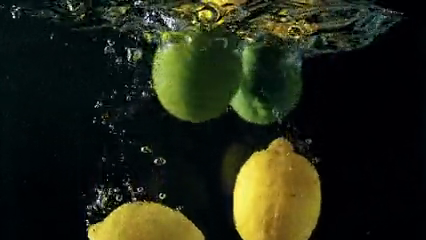
#> input picture frame 48 of video2.mp4, 426 x 240 px
$ python 1_detecting_color.py
#> lines starting #> are read from the running program, lines starting #| are printed output that depends on the picture; after the words box and inside, x2 and y2 are one past the last pixel; in counts of white or black regions, pixels touching at a corner belong together
### util.py
import numpy as np
import cv2


def get_limits(color):
    c = np.uint8([[color]])  # BGR 값을 numpy 배열로 만듬
    hsvC = cv2.cvtColor(c, cv2.COLOR_BGR2HSV) # BGR을 HSV로 변환

    hue = hsvC[0][0][0]  # hue 값 추출

    if hue >= 165:  # 빨간색 상한에 가까운 경우
        lowerLimit = np.array([hue - 10, 100, 100], dtype=np.uint8)
        upperLimit = np.array([180, 255, 255], dtype=np.uint8)
    elif hue <= 15:  # 빨간색 하한에 가까운 경우
        lowerLimit = np.array([0, 100, 100], dtype=np.uint8)
        upperLimit = np.array([hue + 10, 255, 255], dtype=np.uint8)
    else: # 일반적인 경우
        lowerLimit = np.array([hue - 10, 100, 100], dtype=np.uint8)
        upperLimit = np.array([hue + 10, 255, 255], dtype=np.uint8)

    return lowerLimit, upperLimit

### 1_detecting_color.py
import cv2
from PIL import Image

from util import get_limits

# 동영상 파일 경로 설정
video_path = "video2.mp4"

# 동영상 파일 열기
cap = cv2.VideoCapture(video_path)

yellow = [0, 255, 255]  # yellow in BGR colorspace
if not cap.isOpened():
    print("동영상을 열 수 없습니다.")
else:
    while True:
        # 프레임 읽기
        ret, frame = cap.read()
#> frame is the input picture: shape (240, 426, 3); mean B, G, R 21.3, 37.5, 33.6

        hsvImage = cv2.cvtColor(frame, cv2.COLOR_BGR2HSV)
#> hsvImage: shape (240, 426, 3); mean H, S, V 81.6, 190.2, 41.4

        lowerLimit, upperLimit = get_limits(color=yellow)

        mask = cv2.inRange(hsvImage, lowerLimit, upperLimit)
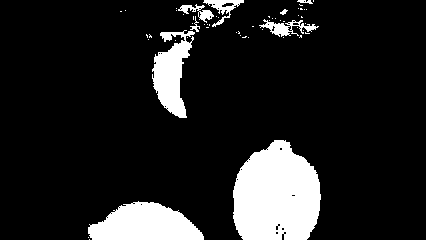
#> mask: shape (240, 426); 13.1% white; 56 white regions (47 under 20 px), largest, box (x1, y1, x2, y2) and area: (233, 140, 321, 240) 7015, (88, 201, 204, 240) 3187, (152, 30, 195, 118) 2010

        mask_ = Image.fromarray(mask)

        bbox = mask_.getbbox()
#> bbox = (88, 0, 321, 240)

        if bbox is not None:
            x1, y1, x2, y2 = bbox
#> x1 = 88; y1 = 0; x2 = 321; y2 = 240
            frame = cv2.rectangle(frame, (x1, y1), (x2, y2), (0, 255, 0), 5)
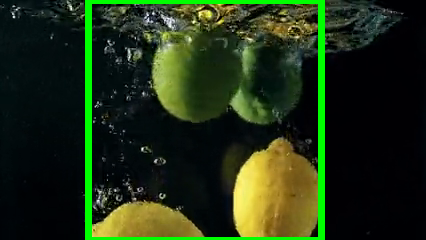
#> frame: shape (240, 426, 3); 4.83% of pixels changed, all inside (x1, y1, x2, y2) = (85, 0, 325, 240)

        # 프레임을 화면에 표시
        cv2.imshow("Frame", frame)

        # 키보드 입력 대기 (30ms)
        if cv2.waitKey(30) & 0xFF == ord('q'):
#> (key q is pressed here)
            break

# 자원 해제
cap.release()
cv2.destroyAllWindows()

$ run again, starting later in the video
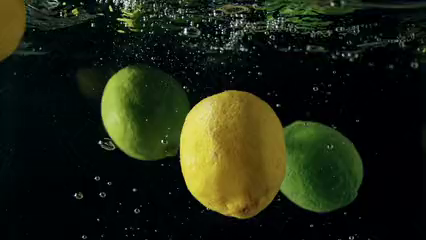
#> input picture frame 216 of video2.mp4, 426 x 240 px
#> frame is the input picture: shape (240, 426, 3); mean B, G, R 18.1, 34.9, 29.8
#> hsvImage: shape (240, 426, 3); mean H, S, V 78.5, 198.9, 38.3
#> `mask = cv2.inRange(hsvImage, lowerLimit, upperLimit)`:
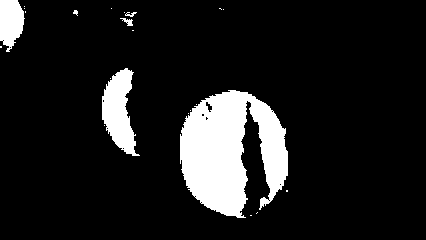
#> mask: shape (240, 426); 11.7% white; 23 white regions (18 under 20 px), largest, box (x1, y1, x2, y2) and area: (180, 90, 288, 218) 8948, (102, 68, 140, 156) 1894, (0, 0, 25, 52) 962, (120, 18, 133, 26) 51, (125, 12, 137, 17) 31
#> bbox = (0, 0, 288, 218)
#> x1 = 0; x2 = 288; y2 = 218
#> `frame = cv2.rectangle(frame, (x1, y1), (x2, y2), (0, 255, 0), 5)`:
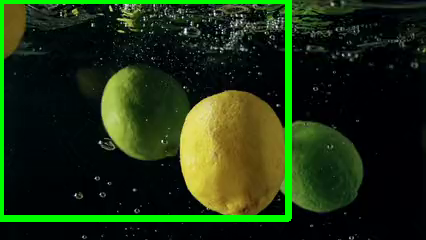
#> frame: shape (240, 426, 3); 5.41% of pixels changed, all inside (x1, y1, x2, y2) = (0, 0, 292, 222)
